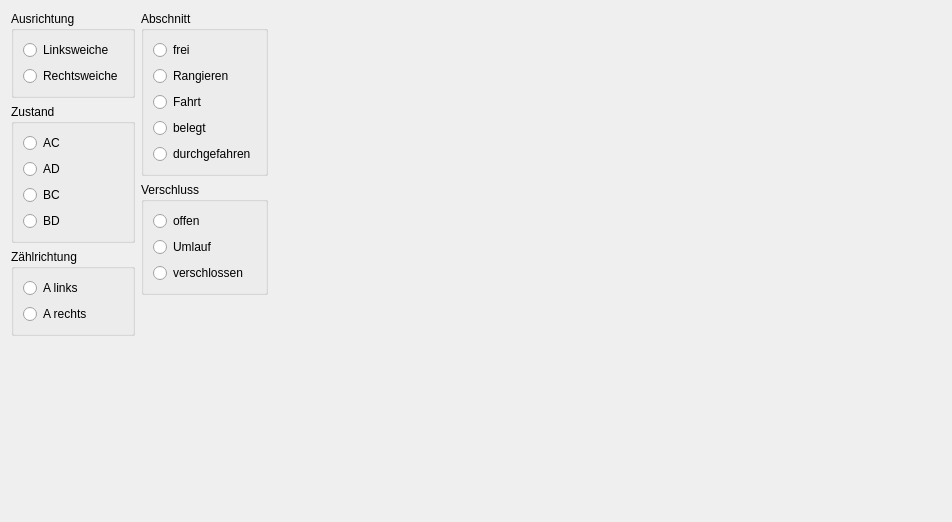
<?xml version="1.0" encoding="UTF-8"?>
<ui version="4.0">
 <class>DoubleCrossSwitchStudy</class>
 <widget class="QWidget" name="DoubleCrossSwitchStudy">
  <property name="geometry">
   <rect>
    <x>0</x>
    <y>0</y>
    <width>952</width>
    <height>522</height>
   </rect>
  </property>
  <property name="windowTitle">
   <string>Form</string>
  </property>
  <layout class="QHBoxLayout" name="horizontalLayout">
   <item>
    <layout class="QVBoxLayout" name="verticalLayout_6">
     <item>
      <widget class="QGroupBox" name="groupBox">
       <property name="title">
        <string>Ausrichtung</string>
       </property>
       <layout class="QVBoxLayout" name="verticalLayout">
        <item>
         <widget class="QRadioButton" name="leftHandedButton">
          <property name="text">
           <string>Linksweiche</string>
          </property>
         </widget>
        </item>
        <item>
         <widget class="QRadioButton" name="rightHandedButton">
          <property name="text">
           <string>Rechtsweiche</string>
          </property>
         </widget>
        </item>
       </layout>
      </widget>
     </item>
     <item>
      <widget class="QGroupBox" name="groupBox_3">
       <property name="title">
        <string>Zustand</string>
       </property>
       <layout class="QVBoxLayout" name="verticalLayout_2">
        <item>
         <widget class="QRadioButton" name="acButton">
          <property name="text">
           <string>AC</string>
          </property>
         </widget>
        </item>
        <item>
         <widget class="QRadioButton" name="adButton">
          <property name="text">
           <string>AD</string>
          </property>
         </widget>
        </item>
        <item>
         <widget class="QRadioButton" name="bcButton">
          <property name="text">
           <string>BC</string>
          </property>
         </widget>
        </item>
        <item>
         <widget class="QRadioButton" name="bdButton">
          <property name="text">
           <string>BD</string>
          </property>
         </widget>
        </item>
       </layout>
      </widget>
     </item>
     <item>
      <widget class="QGroupBox" name="groupBox_2">
       <property name="title">
        <string>Zählrichtung</string>
       </property>
       <layout class="QVBoxLayout" name="verticalLayout_3">
        <item>
         <widget class="QRadioButton" name="backwardButton">
          <property name="text">
           <string>A links</string>
          </property>
         </widget>
        </item>
        <item>
         <widget class="QRadioButton" name="forwardButton">
          <property name="text">
           <string>A rechts</string>
          </property>
         </widget>
        </item>
       </layout>
      </widget>
     </item>
     <item>
      <spacer name="verticalSpacer">
       <property name="orientation">
        <enum>Qt::Vertical</enum>
       </property>
       <property name="sizeHint" stdset="0">
        <size>
         <width>20</width>
         <height>40</height>
        </size>
       </property>
      </spacer>
     </item>
    </layout>
   </item>
   <item>
    <layout class="QVBoxLayout" name="verticalLayout_5">
     <item>
      <widget class="QGroupBox" name="groupBox_4">
       <property name="title">
        <string>Abschnitt</string>
       </property>
       <layout class="QVBoxLayout" name="verticalLayout_4">
        <item>
         <widget class="QRadioButton" name="freeButton">
          <property name="text">
           <string>frei</string>
          </property>
         </widget>
        </item>
        <item>
         <widget class="QRadioButton" name="shuntButton">
          <property name="text">
           <string>Rangieren</string>
          </property>
         </widget>
        </item>
        <item>
         <widget class="QRadioButton" name="tourButton">
          <property name="text">
           <string>Fahrt</string>
          </property>
         </widget>
        </item>
        <item>
         <widget class="QRadioButton" name="occupiedButton">
          <property name="text">
           <string>belegt</string>
          </property>
         </widget>
        </item>
        <item>
         <widget class="QRadioButton" name="passedButton">
          <property name="text">
           <string>durchgefahren</string>
          </property>
         </widget>
        </item>
       </layout>
      </widget>
     </item>
     <item>
      <widget class="QGroupBox" name="groupBox_5">
       <property name="title">
        <string>Verschluss</string>
       </property>
       <layout class="QVBoxLayout" name="verticalLayout_7">
        <item>
         <widget class="QRadioButton" name="openButton">
          <property name="text">
           <string>offen</string>
          </property>
         </widget>
        </item>
        <item>
         <widget class="QRadioButton" name="transitButton">
          <property name="text">
           <string>Umlauf</string>
          </property>
         </widget>
        </item>
        <item>
         <widget class="QRadioButton" name="closedButton">
          <property name="text">
           <string>verschlossen</string>
          </property>
         </widget>
        </item>
       </layout>
      </widget>
     </item>
     <item>
      <spacer name="verticalSpacer_2">
       <property name="orientation">
        <enum>Qt::Vertical</enum>
       </property>
       <property name="sizeHint" stdset="0">
        <size>
         <width>20</width>
         <height>40</height>
        </size>
       </property>
      </spacer>
     </item>
    </layout>
   </item>
   <item>
    <widget class="QWidget" name="symbolWidget" native="true">
     <property name="sizePolicy">
      <sizepolicy hsizetype="Preferred" vsizetype="Preferred">
       <horstretch>3</horstretch>
       <verstretch>0</verstretch>
      </sizepolicy>
     </property>
     <widget class="mrw::ui::DoubleCrossSwitchWidget" name="smallSwitchWidget" native="true">
      <property name="geometry">
       <rect>
        <x>390</x>
        <y>100</y>
        <width>40</width>
        <height>40</height>
       </rect>
      </property>
     </widget>
     <widget class="mrw::ui::DoubleCrossSwitchWidget" name="bigSwitchWidget" native="true">
      <property name="geometry">
       <rect>
        <x>70</x>
        <y>50</y>
        <width>200</width>
        <height>200</height>
       </rect>
      </property>
     </widget>
    </widget>
   </item>
  </layout>
 </widget>
 <customwidgets>
  <customwidget>
   <class>mrw::ui::DoubleCrossSwitchWidget</class>
   <extends>QWidget</extends>
   <header location="global">ui/doublecrossswitchwidget.h</header>
   <container>1</container>
  </customwidget>
 </customwidgets>
 <resources/>
 <connections/>
</ui>
